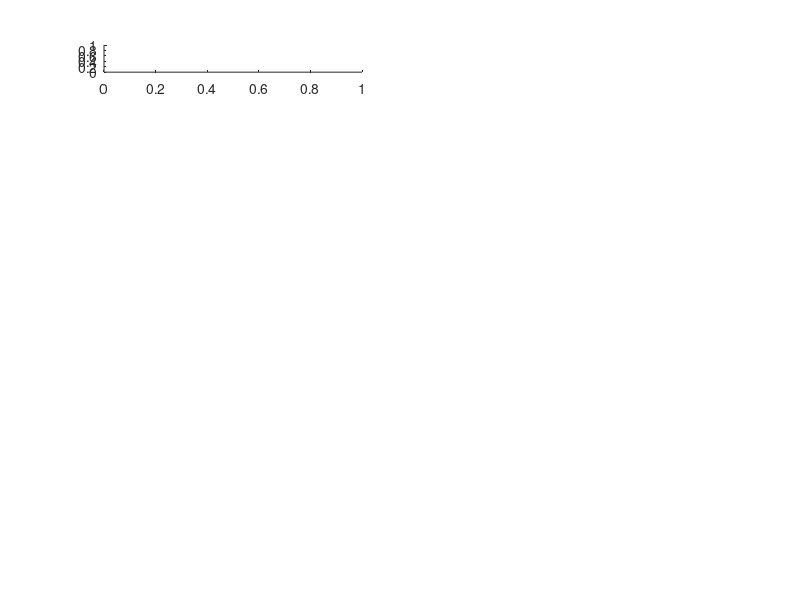

Write MATLAB code to recreate this figure. (Note: this script raises an error after producing the figure.)
kp= 0;
for i = 1:16
    subplot(8,2,kp+1)
    plot(video_raw_data(:,i))
    title(['Noisy signal ',num2str(i)])
    kp = kp + 1;
end

level = 4;
wname = 'db4';
npc = 'heur';
[x_sim, qual, npc] = wmspca(video_raw_data,level,wname,npc);
qual

figure(2)
kp = 0;
for i = 1:16
    subplot(8,2,kp+1)
    plot(x_sim(:,i))
    title(['First PCA ',num2str(i)])
    kp = kp+1;
end